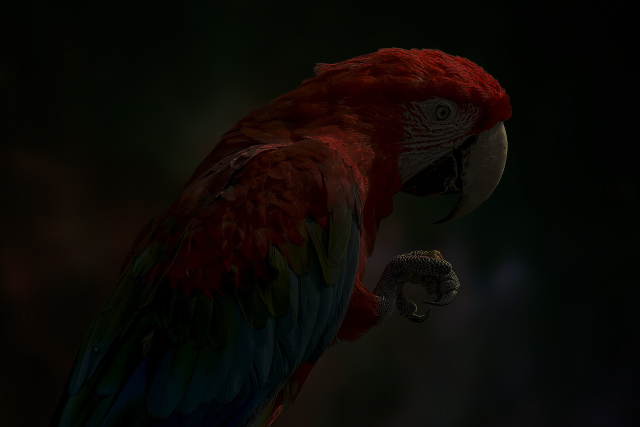
#> input picture parrot.jpg, 1280 x 853 px (shown at 1/2 size)
$ jupyter execute Histogram.ipynb
#> lines starting #> are read from the running program, lines starting #| are printed output that depends on the picture
# Ex. No: 03
## Histogram Equalization Using OpenCV (Grayscale & Color Images)

**Name :** Sathish kumar .M    **Reg. No :** 212224230256  **Slot No :** 26OD1199

### Write a Python program using OpenCV to perform histogram equalization on the given grayscale image **"parrot.jpg"**.

The program should:

- Import the required libraries (**OpenCV, NumPy, Matplotlib**).
- Read the image **"parrot.jpg"** in **grayscale** format.
- Display the grayscale image and plot its histogram.
- Perform **histogram equalization** on the grayscale image using `cv2.equalizeHist()` to enhance its contrast.
- Using Matplotlib, display the following in a **2 × 2 grid layout**:
  - Original Grayscale Image
  - Histogram of Original Image
  - Enhanced (Equalized) Image
  - Histogram of Enhanced Image

[cell 1]
# Import required libraries
import cv2
import numpy as np
import matplotlib.pyplot as plt

[cell 2]
# Read the image in grayscale format

img=cv2.imread("parrot.jpg", cv2.IMREAD_GRAYSCALE)
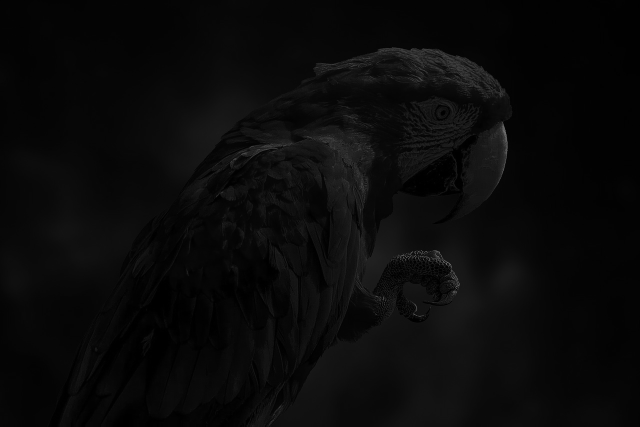
#> img: shape (853, 1280) (shown at 1/2 size); min 0, max 132, mean 9.6

[cell 3]
# Display the grayscale image.
plt.imshow(img,cmap="gray")
plt.title("Original Image")
plt.show()

[cell 4]
# Plot the histogram of the grayscale image
plt.hist(img.ravel(),256,range = [0, 256]);
plt.title('Original Image')
plt.show()
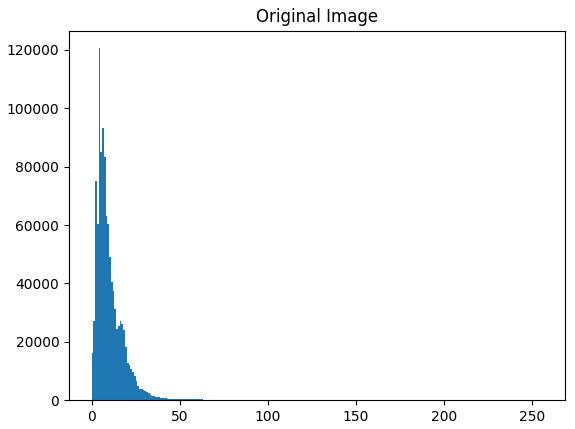
#> figure drawn by matplotlib, 1 panel; tallest bar 120586 high, from x = 4 to 5

[cell 5]
# Perform histogram equalization

img_eq = cv2.equalizeHist(img)
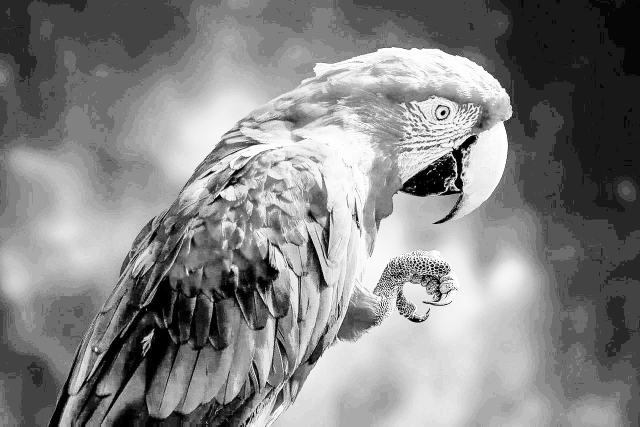
#> img_eq: shape (853, 1280) (shown at 1/2 size); min 0, max 255, mean 132.6

[cell 6]
# Display [1] the Original Image (Gray Image) and its Histogram, and [2] the Enhanced Image and its Histogram using a 2×2 layout in Matplotlib.
plt.hist(img_eq.ravel(), 256, range = [0, 256])
plt.title('Equalized Histogram')
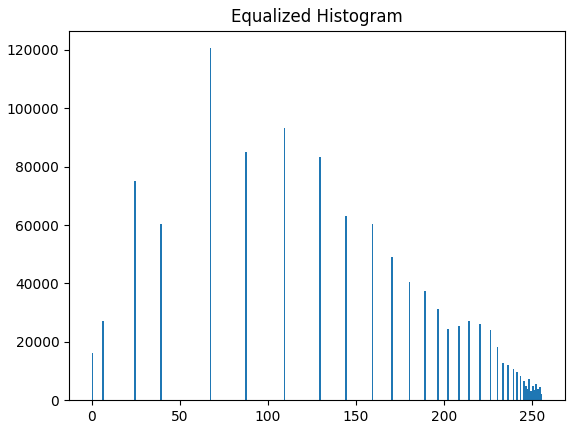
#> figure drawn by matplotlib, 1 panel; tallest bar 120586 high, from x = 67 to 68

[cell 7]
# Display the images.
plt.imshow(img_eq, cmap='gray')
plt.title('Original Image')
plt.show()

### Write a Python program using OpenCV to perform color image enhancement through histogram equalization in the HSV color space on the given image **"parrot.jpg"**.

The program should:

- Import the required libraries (**OpenCV, NumPy, Matplotlib**).
- Read the color image **"parrot.jpg"**.
- Plot the **histogram of the original color image** (use the **B, G, and R** channels).
- Convert the image from **BGR to HSV** color space.
- Apply **histogram equalization** to one specific channel to improve brightness and contrast using `cv2.equalizeHist()`.
- Convert the enhanced HSV image back to **BGR** format.
- Using Matplotlib, display the following in a **2 × 2 grid layout**:
  - Original Color Image
  - Histogram of Original Image (BGR channels)
  - Enhanced Color Image
  - Histogram of Enhanced Image (BGR channels)

[cell 8]
import cv2
import numpy as np
import matplotlib.pyplot as plt

[cell 9]
# Read the colorgiven parrot.jpg image.

img = cv2.imread('parrot.jpg', cv2.IMREAD_COLOR)
#> img is the input picture: shape (853, 1280, 3); mean B, G, R 5.6, 9, 12.4

[cell 10]
# Plot the histogram of colour image

img_hsv = cv2.cvtColor(img, cv2.COLOR_BGR2HSV)
#> img_hsv: shape (853, 1280, 3); mean H, S, V 42.1, 165.9, 14.5

[cell 11]
# Convert to HSV.

img_hsv[:,:,2] = cv2.equalizeHist(img_hsv[:, :, 2])
#> img_hsv: shape (853, 1280, 3); mean H, S, V 42.1, 165.9, 131

[cell 12]
# Convert back to BGR format.
img_eq = cv2.cvtColor(img_hsv, cv2.COLOR_HSV2BGR)
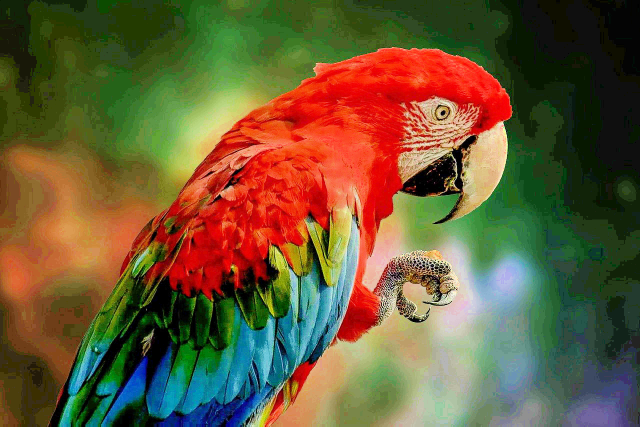
#> img_eq: shape (853, 1280, 3) (shown at 1/2 size); mean B, G, R 55.1, 90.2, 106.1

[cell 13]
# Plot the histogram of colour image


plt.imshow(img_eq[:,:,::-1]);
plt.title('Equalized Image');
plt.show()

[cell 14]
# Display

plt.hist(img_eq.ravel(),256,range = [0, 256]);
plt.title('Histogram Equalized');
plt.show()
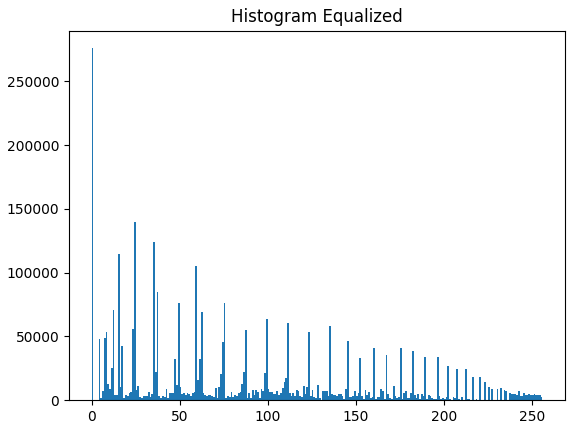
#> figure drawn by matplotlib, 1 panel; tallest bar 275881 high, from x = 0 to 1

[cell 15]
# Display the images.
plt.figure(figsize=(12,8))

plt.subplot(221)
plt.imshow(img[:, :, ::-1])
plt.title('Original Color Image')
plt.axis('off')

plt.subplot(222)
plt.imshow(img_eq[:, :, ::-1])
plt.title('Equalized Image')
plt.axis('off')

plt.subplot(223)
plt.hist(img.ravel(), bins=256, range=[0,256])
plt.title('Original Image')

plt.subplot(224)
plt.hist(img_eq.ravel(), bins=256, range=[0,256])
plt.title('Histogram Equalized')

plt.tight_layout()
plt.show()
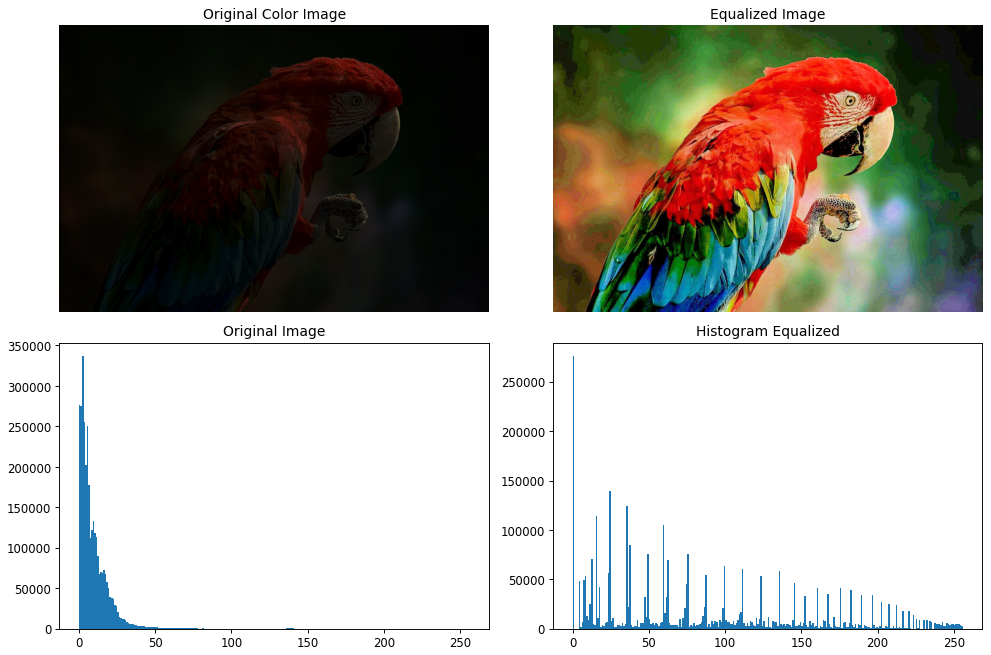
#> figure drawn by matplotlib, 4 panels; panel 3: tallest bar 336652 high, from x = 2 to 3; panel 4: tallest bar 275881 high, from x = 0 to 1

[cell 16]
# Display the histograms.
plt.figure(figsize = [15,4])
plt.subplot(121);
plt.hist(img.ravel(),256,range = [0, 256]);
plt.title('Original Image')


plt.subplot(122);
plt.hist(img_eq.ravel(),256,range = [0, 256]);
plt.title('Histogram Equalized')
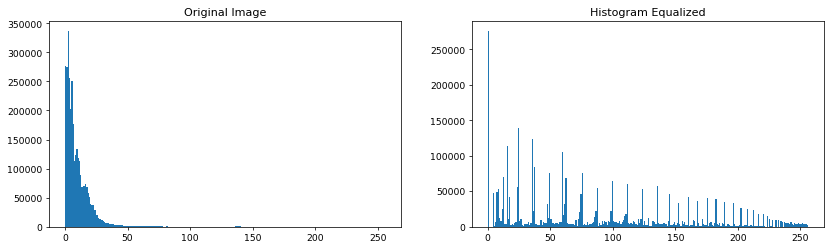
#> figure drawn by matplotlib, 2 panels; panel 1: tallest bar 336652 high, from x = 2 to 3; panel 2: tallest bar 275881 high, from x = 0 to 1
